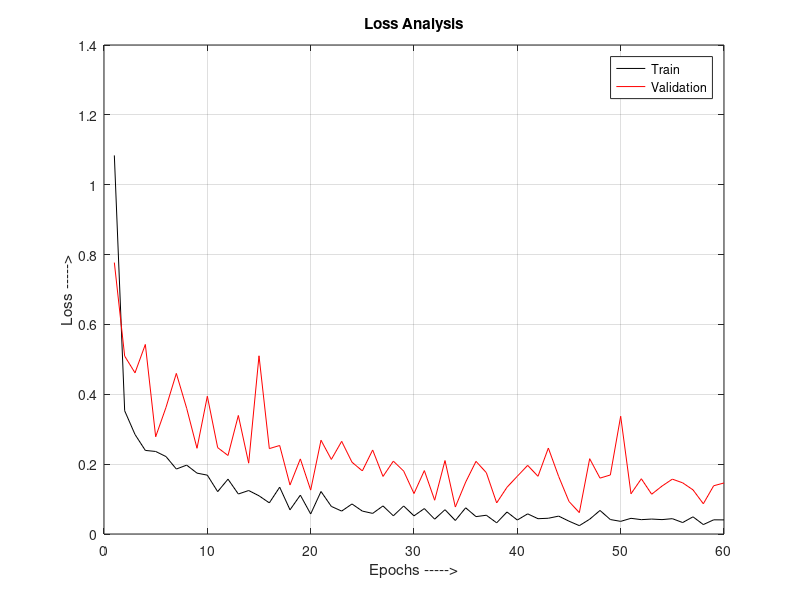
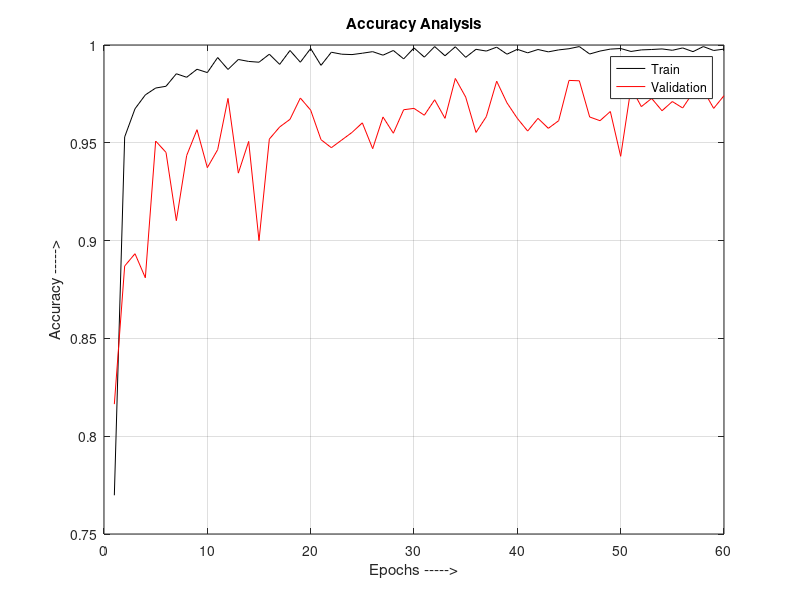

The MATLAB source for these figures, in order:
loss = [1.0839,0.3528,0.2850,0.2393,0.2363,0.2217,0.1860,0.1972,0.1743,0.1685, 0.1213, 0.1570, 0.1145, 0.1245, 0.1094, 0.0891, 0.1341, 0.0692, 0.1113, 0.0573, 0.1217, 0.0790, 0.0656, 0.0860, 0.0656, 0.0590, 0.0804, 0.0521, 0.0802, 0.0520, 0.0728, 0.0425, 0.0696, 0.0387, 0.0750, 0.0498, 0.0537, 0.0320, 0.0630, 0.0400, 0.0577, 0.0438, 0.0451, 0.0512, 0.0367, 0.0239, 0.0423, 0.0674, 0.0414, 0.0362, 0.0449, 0.0411, 0.0428, 0.0412, 0.0439, 0.0328, 0.0492, 0.0270, 0.0406, 0.0404]



accuracy=[0.7698,0.9530,0.9674,0.9745, 0.9780, 0.9789, 0.9853, 0.9835, 0.9876, 0.9859, 0.9936, 0.9875, 0.9926, 0.9916, 0.9912, 0.9953, 0.9901, 0.9972, 0.9912, 0.9982, 0.9896, 0.9963, 0.9953, 0.9951, 0.9958, 0.9966, 0.9948, 0.9972, 0.9929, 0.9985, 0.9938, 0.9992, 0.9945, 0.9991, 0.9937, 0.9978, 0.9969, 0.9989, 0.9953, 0.9978, 0.9960, 0.9977, 0.9965, 0.9975, 0.9981, 0.9992, 0.9954, 0.9969, 0.9979, 0.9982, 0.9967, 0.9975, 0.9977, 0.9980, 0.9973, 0.9985, 0.9966, 0.9992, 0.9972, 0.9979]



val_loss=[0.7771,0.5094,0.4614,0.5427, 0.2784, 0.3626, 0.4598, 0.3599,0.2454, 0.3944, 0.2473, 0.2248, 0.3394, 0.2028, 0.5102, 0.2445, 0.2534, 0.1403, 0.2150, 0.1257, 0.2685, 0.2135, 0.2653, 0.2055, 0.1807, 0.2406, 0.1648, 0.2086, 0.1802, 0.1158, 0.1816, 0.0967, 0.2103, 0.0772, 0.1486, 0.2080, 0.1756, 0.0890, 0.1338, 0.1654, 0.1965, 0.1652, 0.2461, 0.1647, 0.0931, 0.0612, 0.2156, 0.1600, 0.1690, 0.3371, 0.1151, 0.1582, 0.1139, 0.1372, 0.1571, 0.1465, 0.1264, 0.0866, 0.1381, 0.1461]





val_accuracy=[0.8164,0.8870, 0.8933, 0.8810, 0.9509, 0.9451, 0.9102, 0.9435, 0.9567, 0.9373, 0.9465,0.9727, 0.9345, 0.9507, 0.9000, 0.9519, 0.9581, 0.9620, 0.9729, 0.9667, 0.9516, 0.9475, 0.9514, 0.9553, 0.9602, 0.9470, 0.9632, 0.9549, 0.9669, 0.9676, 0.9641, 0.9720, 0.9625, 0.9829, 0.9734, 0.9553, 0.9634, 0.9815, 0.9704, 0.9625, 0.9560, 0.9625, 0.9574, 0.9613, 0.9819, 0.9817, 0.9632, 0.9613, 0.9660, 0.9431, 0.9782, 0.9685, 0.9727, 0.9664, 0.9711, 0.9678, 0.9757, 0.9769, 0.9676, 0.9741]

figure(1)

plot(loss,'k')

hold on

plot(val_loss,'r')

title('Loss Analysis')
xlabel('Epochs ----->')
ylabel('Loss ----->')
legend('Train','Validation')

grid on


figure(2)

plot(accuracy,'k')
hold on
plot(val_accuracy,'r')
title('Accuracy Analysis')
xlabel('Epochs ----->')
ylabel('Accuracy ----->')
legend('Train','Validation')

grid on




